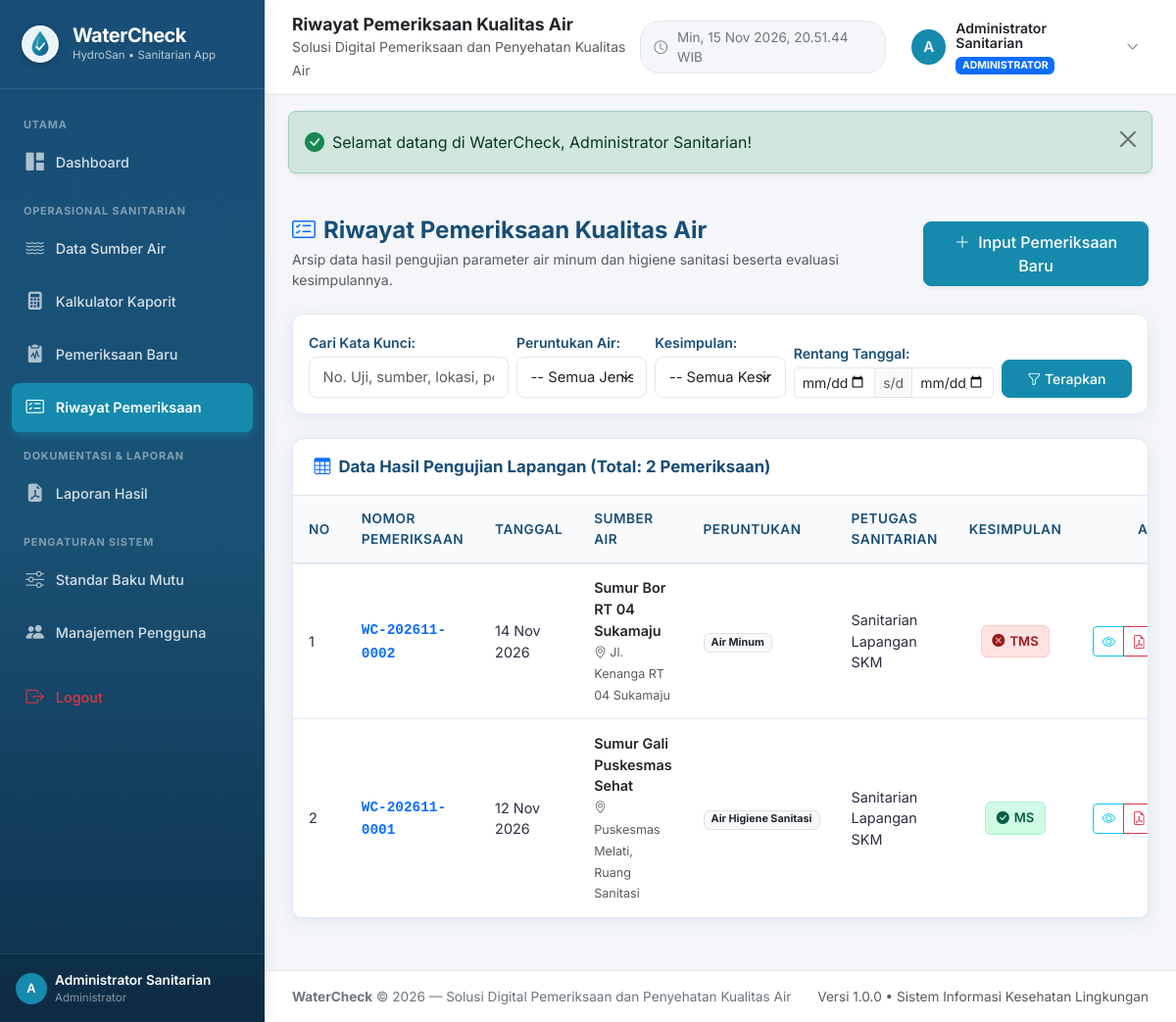
/pages/pemeriksaan/index.php (signed in), run on the app's committed database.
### tables this page shows
CREATE TABLE `pemeriksaan` (
  `id` INT AUTO_INCREMENT PRIMARY KEY,
  `nomor_pemeriksaan` VARCHAR(50) NOT NULL UNIQUE,
  `sumber_air_id` INT NULL,
  `user_id` INT NULL,
  `tanggal_pemeriksaan` DATE NOT NULL,
  `jenis_air` ENUM('Air Minum', 'Air Higiene Sanitasi') NOT NULL,
  `lokasi` TEXT NOT NULL,
  `kesimpulan` ENUM('Memenuhi Syarat (MS)', 'Tidak Memenuhi Syarat (TMS)', 'Belum Dapat Disimpulkan') NOT NULL DEFAULT 'Belum Dapat Disimpulkan',
  `catatan` TEXT NULL,
  `created_at` TIMESTAMP DEFAULT CURRENT_TIMESTAMP,
  `updated_at` TIMESTAMP DEFAULT CURRENT_TIMESTAMP ON UPDATE CURRENT_TIMESTAMP,
  INDEX `idx_pemeriksaan_nomor` (`nomor_pemeriksaan`),
  INDEX `idx_pemeriksaan_tanggal` (`tanggal_pemeriksaan`),
  INDEX `idx_pemeriksaan_kesimpulan` (`kesimpulan`),
  CONSTRAINT `fk_pemeriksaan_sumber` FOREIGN KEY (`sumber_air_id`) REFERENCES `sumber_air` (`id`) ON DELETE SET NULL,
  CONSTRAINT `fk_pemeriksaan_user` FOREIGN KEY (`user_id`) REFERENCES `users` (`id`) ON DELETE SET NULL
);

CREATE TABLE `sumber_air` (
  `id` INT AUTO_INCREMENT PRIMARY KEY,
  `nama_sumber` VARCHAR(150) NOT NULL,
  `jenis_sumber` VARCHAR(50) NOT NULL,
  `pemilik` VARCHAR(150) NOT NULL,
  `lokasi` TEXT NOT NULL,
  `volume` DECIMAL(12,2) NOT NULL DEFAULT 0.00,
  `keterangan` TEXT NULL,
  `created_at` TIMESTAMP DEFAULT CURRENT_TIMESTAMP,
  `updated_at` TIMESTAMP DEFAULT CURRENT_TIMESTAMP ON UPDATE CURRENT_TIMESTAMP,
  INDEX `idx_sumber_nama` (`nama_sumber`),
  INDEX `idx_sumber_jenis` (`jenis_sumber`)
);

CREATE TABLE `users` (
  `id` INT AUTO_INCREMENT PRIMARY KEY,
  `nama` VARCHAR(100) NOT NULL,
  `username` VARCHAR(50) NOT NULL UNIQUE,
  `password` VARCHAR(255) NOT NULL,
  `role` ENUM('admin', 'petugas') NOT NULL DEFAULT 'petugas',
  `created_at` TIMESTAMP DEFAULT CURRENT_TIMESTAMP,
  `updated_at` TIMESTAMP DEFAULT CURRENT_TIMESTAMP ON UPDATE CURRENT_TIMESTAMP,
  INDEX `idx_users_username` (`username`),
  INDEX `idx_users_role` (`role`)
);

### includes/functions.php (called while the page is built, shortened)
<?php
function formatTanggal(?string $date, string $format = 'lengkap'): string {
    $timestamp = strtotime($date);
    $bulanIndo = [
        1 => 'Januari', 'Februari', 'Maret', 'April', 'Mei', 'Juni',
        'Juli', 'Agustus', 'September', 'Oktober', 'November', 'Desember'
    ];
    $bulanIndoPendek = [
        1 => 'Jan', 'Feb', 'Mar', 'Apr', 'Mei', 'Jun',
        'Jul', 'Agu', 'Sep', 'Okt', 'Nov', 'Des'
    ];
    $d = date('j', $timestamp);
    $m = (int)date('n', $timestamp);
    $y = date('Y', $timestamp);
    $his = date('H:i', $timestamp);
    if ($format === 'pendek') {
        return "{$d} {$bulanIndoPendek[$m]} {$y}";
    } elseif ($format === 'datetime') {
        return "{$d} {$bulanIndo[$m]} {$y}, {$his} WIB";
    }
    return "{$d} {$bulanIndo[$m]} {$y}";
}

### pages/pemeriksaan/index.php (the view, shortened to what this page needs)
<?php
require_once __DIR__ . '/../../includes/header.php';
require_once __DIR__ . '/../../includes/sidebar.php';
require_once __DIR__ . '/../../includes/navbar.php';
$search      = trim($_GET['q'] ?? '');
$dateStart   = trim($_GET['date_start'] ?? '');
$dateEnd     = trim($_GET['date_end'] ?? '');
$page   = max(1, (int)($_GET['page'] ?? 1));
$limit  = 10;
$offset = ($page - 1) * $limit;
$whereClauses = [];
$params = [];
$whereSql = !empty($whereClauses) ? 'WHERE ' . implode(' AND ', $whereClauses) : '';
try {
    $countSql = "
        SELECT COUNT(*)
        FROM pemeriksaan p
        LEFT JOIN sumber_air s ON p.sumber_air_id = s.id
        LEFT JOIN users u ON p.user_id = u.id
        {$whereSql}
    ";
    $countStmt = $pdo->prepare($countSql);
    $countStmt->execute($params);
    $totalRows = (int)$countStmt->fetchColumn();
    $sql = "
        SELECT p.*, s.nama_sumber, s.jenis_sumber, u.nama AS nama_petugas
        FROM pemeriksaan p
        LEFT JOIN sumber_air s ON p.sumber_air_id = s.id
        LEFT JOIN users u ON p.user_id = u.id
        {$whereSql}
        ORDER BY p.tanggal_pemeriksaan DESC, p.id DESC
        LIMIT :limit OFFSET :offset
    ";
    $stmt = $pdo->prepare($sql);
    $stmt->bindValue(':limit', $limit, PDO::PARAM_INT);
    $stmt->bindValue(':offset', $offset, PDO::PARAM_INT);
    $stmt->execute();
    $riwayatList = $stmt->fetchAll();
} catch (PDOException $e) {
    echo "<div class='alert alert-danger'>Galat: " . htmlspecialchars($e->getMessage()) . "</div>";
    $riwayatList = [];
    $totalRows = 0;
    $totalPages = 1;
}
?>
<div class="d-flex flex-column flex-md-row justify-content-between align-items-md-center mb-4 gap-3">
    <div>
        <h4 class="fw-bold mb-1" style="color: #184e77;">
            <i class="bi bi-card-checklist text-primary me-2"></i>Riwayat Pemeriksaan Kualitas Air
        </h4>
        <p class="text-muted small mb-0">Arsip data hasil pengujian parameter air minum dan higiene sanitasi beserta evaluasi kesimpulannya.</p>
    </div>
    <div>
        <a href="<?= BASE_URL; ?>pages/pemeriksaan/tambah.php" class="btn btn-primary shadow-sm">
            <i class="bi bi-plus-lg me-1"></i> Input Pemeriksaan Baru
        </a>
    </div>
</div>
<div class="card-wc mb-4">
    <div class="card-wc-body p-3">
        <form method="GET" action="<?= BASE_URL; ?>pages/pemeriksaan/index.php" class="row g-2 align-items-end">
            <div class="col-md-3">
                <label class="form-label small mb-1">Cari Kata Kunci:</label>
                <input type="text" name="q" class="form-control form-control-sm" placeholder="No. Uji, sumber, lokasi, petugas..." value="<?= htmlspecialchars($search); ?>">
            </div>
            <div class="col-md-2">
                <label class="form-label small mb-1">Peruntukan Air:</label>
                <select name="jenis_air" class="form-select form-select-sm">
                    <option value="">-- Semua Jenis --</option>
                </select>
            </div>
            <div class="col-md-2">
                <label class="form-label small mb-1">Kesimpulan:</label>
                <select name="kesimpulan" class="form-select form-select-sm">
                    <option value="">-- Semua Kesimpulan --</option>
                </select>
            </div>
            <div class="col-md-3">
                <label class="form-label small mb-1">Rentang Tanggal:</label>
                <div class="input-group input-group-sm">
                    <input type="date" name="date_start" class="form-control" value="<?= htmlspecialchars($dateStart); ?>">
                    <span class="input-group-text bg-light text-muted">s/d</span>
                    <input type="date" name="date_end" class="form-control" value="<?= htmlspecialchars($dateEnd); ?>">
                </div>
            </div>
            <div class="col-md-2 d-flex gap-2">
                <button type="submit" class="btn btn-primary btn-sm w-100">
                    <i class="bi bi-funnel"></i> Terapkan
                </button>
            </div>
        </form>
    </div>
</div>
<div class="card-wc">
    <div class="card-wc-header d-flex justify-content-between align-items-center">
        <h6 class="card-wc-title">
            <i class="bi bi-table text-primary"></i> Data Hasil Pengujian Lapangan (Total: <?= $totalRows; ?> Pemeriksaan)
        </h6>
    </div>
    <div class="table-responsive">
        <table class="table-wc table-hover">
            <thead>
                <tr>
                    <th style="width: 50px;">No</th>
                    <th>Nomor Pemeriksaan</th>
                    <th>Tanggal</th>
                    <th>Sumber Air</th>
                    <th>Peruntukan</th>
                    <th>Petugas Sanitarian</th>
                    <th class="text-center">Kesimpulan</th>
                    <th class="text-center" style="width: 170px;">Aksi</th>
                </tr>
            </thead>
            <tbody>
                <?php if (empty($riwayatList)): ?>
                    <tr>
                        <td colspan="8" class="text-center py-5 text-muted">
                            <i class="bi bi-inbox fs-1 d-block text-secondary opacity-50 mb-2"></i>
                            Tidak ditemukan data riwayat pemeriksaan yang sesuai dengan kriteria filter.
                        </td>
                    </tr>
                <?php else: ?>
                    <?php
                    $no = $offset + 1;
                    foreach ($riwayatList as $row):
                    ?>
                        <tr>
                            <td><?= $no++; ?></td>
                            <td>
                                <a href="<?= BASE_URL; ?>pages/pemeriksaan/detail.php?id=<?= $row['id']; ?>" class="fw-bold font-monospace text-primary text-decoration-none">
                                    <?= htmlspecialchars($row['nomor_pemeriksaan']); ?>
                                </a>
                            </td>
                            <td><?= formatTanggal($row['tanggal_pemeriksaan'], 'pendek'); ?></td>
                            <td>
                                <?php if (!empty($row['nama_sumber'])): ?>
                                    <div class="fw-semibold text-dark"><?= htmlspecialchars($row['nama_sumber']); ?></div>
                                    <small class="text-muted"><i class="bi bi-geo-alt"></i> <?= htmlspecialchars(mb_strimwidth($row['lokasi'], 0, 35, '...')); ?></small>
                                <?php else: ?>
                                    <span class="badge bg-light text-muted border">Pengujian Mandiri</span>
                                    <div class="small text-muted"><?= htmlspecialchars(mb_strimwidth($row['lokasi'], 0, 35, '...')); ?></div>
                                <?php endif; ?>
                            </td>
                            <td>
                                <span class="badge bg-light text-dark border">
                                    <?= htmlspecialchars($row['jenis_air']); ?>
                                </span>
                            </td>
                            <td><?= htmlspecialchars($row['nama_petugas'] ?? 'Petugas'); ?></td>
                            <td class="text-center">
                                <?php if ($row['kesimpulan'] === 'Memenuhi Syarat (MS)'): ?>
                                    <span class="badge-status badge-ms">
                                        <i class="bi bi-check-circle-fill"></i> MS
                                    </span>
                                <?php elseif ($row['kesimpulan'] === 'Tidak Memenuhi Syarat (TMS)'): ?>
                                    <span class="badge-status badge-tms">
                                        <i class="bi bi-x-circle-fill"></i> TMS
                                    </span>
                                <?php else: ?>
                                    <span class="badge-status badge-pending">
                                        <i class="bi bi-hourglass-split"></i> Pending
                                    </span>
                                <?php endif; ?>
                            </td>
                            <td class="text-center">
                                <div class="btn-group btn-group-sm">
                                    <a href="<?= BASE_URL; ?>pages/pemeriksaan/detail.php?id=<?= $row['id']; ?>" class="btn btn-outline-info" title="Lihat Rincian Parameter">
                                        <i class="bi bi-eye"></i>
                                    </a>
                                    <a href="<?= BASE_URL; ?>pages/laporan/cetak.php?tipe=pemeriksaan&id=<?= $row['id']; ?>" target="_blank" class="btn btn-outline-danger" title="Cetak Laporan PDF">
                                        <i class="bi bi-file-earmark-pdf"></i>
                                    </a>
                                </div>
                            </td>
                        </tr>
                    <?php endforeach; ?>
                <?php endif; ?>
            </tbody>
        </table>
    </div>
</div>
<?php
require_once __DIR__ . '/../../includes/footer.php';
?>

### assets/css/style.css (style rules this page uses)
:root { --wc-primary: #168aad; --wc-primary-dark: #184e77; --wc-primary-hover: #1a759f; --wc-accent: #52b69a; --wc-accent-light: #d8f3dc; --wc-bg: #f4f6f9; --wc-sidebar-bg: #184e77; --wc-sidebar-hover: #1e6091; --wc-sidebar-active: #168aad; --wc-text-main: #2b2d42; --wc-text-muted: #6c757d; --wc-success: #2a9d8f; --wc-warning: #e9c46a; --wc-danger: #e76f51; --wc-border: #e2e8f0; --wc-radius: 12px; --wc-shadow: 0 4px 20px rgba(24, 78, 119, 0.08); }
body { font-family: 'Inter', -apple-system, BlinkMacSystemFont, 'Segoe UI', Roboto, Helvetica, Arial, sans-serif; background-color: var(--wc-bg); color: var(--wc-text-main); min-height: 100vh; overflow-x: hidden; }
a { color: var(--wc-primary); text-decoration: none; transition: all 0.2s ease; }
.btn-primary { background-color: var(--wc-primary); border-color: var(--wc-primary); color: #fff; border-radius: 8px; font-weight: 500; padding: 0.5rem 1.1rem; transition: all 0.2s; }
.card-wc { background: #ffffff; border: 1px solid var(--wc-border); border-radius: var(--wc-radius); box-shadow: var(--wc-shadow); margin-bottom: 1.5rem; transition: transform 0.2s ease, box-shadow 0.2s ease; }
.card-wc-header { padding: 1.15rem 1.35rem; border-bottom: 1px solid var(--wc-border); display: flex; align-items: center; justify-content: space-between; }
.card-wc-title { margin: 0; font-size: 1.05rem; font-weight: 700; color: var(--wc-primary-dark); display: flex; align-items: center; gap: 8px; }
.card-wc-body { padding: 1.35rem; }
.badge-status { padding: 0.45em 0.8em; font-weight: 600; border-radius: 6px; font-size: 0.82rem; display: inline-flex; align-items: center; gap: 5px; }
.badge-ms { background-color: #d1fae5; color: #065f46; border: 1px solid #a7f3d0; }
.badge-tms { background-color: #fee2e2; color: #991b1b; border: 1px solid #fecaca; }
.table-wc { width: 100%; margin-bottom: 0; border-collapse: separate; border-spacing: 0; }
.table-wc th { background-color: #f8fafc; color: var(--wc-primary-dark); font-weight: 600; font-size: 0.85rem; text-transform: uppercase; letter-spacing: 0.5px; padding: 0.85rem 1rem; border-bottom: 2px solid var(--wc-border); }
.table-wc td { padding: 0.85rem 1rem; vertical-align: middle; border-bottom: 1px solid var(--wc-border); font-size: 0.9rem; }
.form-label { font-weight: 600; font-size: 0.88rem; color: var(--wc-primary-dark); margin-bottom: 0.4rem; }
.form-control, .form-select { border-radius: 8px; border: 1px solid var(--wc-border); padding: 0.55rem 0.85rem; font-size: 0.92rem; transition: border-color 0.15s ease-in-out, box-shadow 0.15s ease-in-out; }

### data on the page
pemeriksaan: nomor_pemeriksaan "WC-202611-0002", tanggal_pemeriksaan "14 Nov 2026", sumber_air.nama_sumber "Sumur Bor RT 04 Sukamaju", lokasi "Jl. Kenanga RT 04 Sukamaju", jenis_air "Air Minum", user.nama "Sanitarian Lapangan SKM", shows "TMS"
pemeriksaan: nomor_pemeriksaan "WC-202611-0001", tanggal_pemeriksaan "12 Nov 2026", sumber_air.nama_sumber "Sumur Gali Puskesmas Sehat", lokasi "Puskesmas Melati, Ruang Sanitasi", jenis_air "Air Higiene Sanitasi", user.nama "Sanitarian Lapangan SKM", shows "MS"

### other printed values
APP_NAME "WaterCheck"
APP_ALT_NAME "HydroSan"
substr($currentUser['nama'] ?? 'U', 0, 1) "A"
$currentUser['nama'] "Administrator Sanitarian"
$pageTitle "Riwayat Pemeriksaan Kualitas Air"
APP_TAGLINE "Solusi Digital Pemeriksaan dan Penyehatan Kualitas Air"
$flash['message'] "Selamat datang di WaterCheck, Administrator Sanitarian!"
$totalRows "2"
APP_VERSION "1.0.0"
